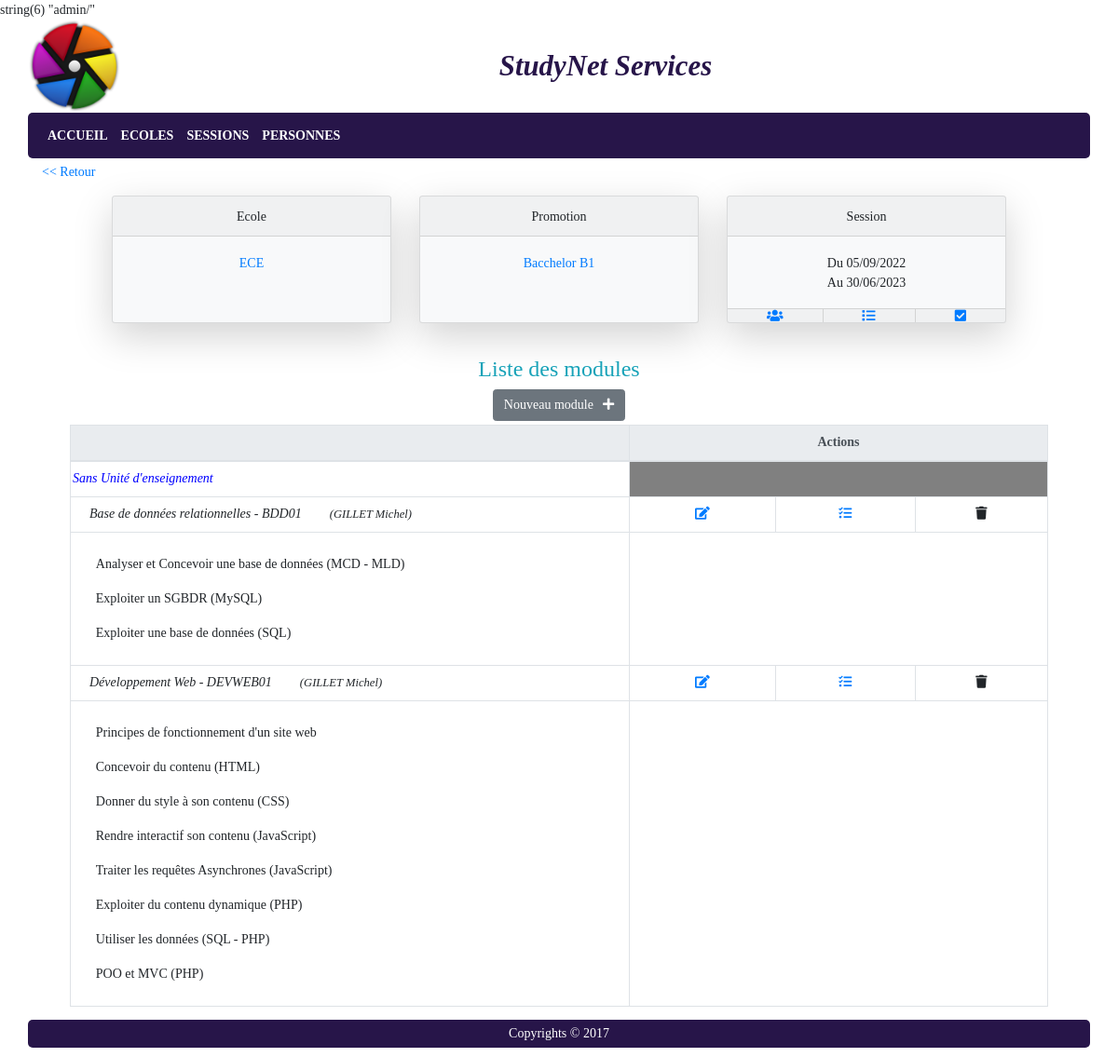
The app's page /index.php?p=periodesformation&a=listemodules&idpf=46 (signed in) with its own data.
### tables this page shows
CREATE TABLE `promotion` (
  `promo_id` int NOT NULL AUTO_INCREMENT,
  `promo_libelle` varchar(50) NOT NULL,
  `eco_id` int NOT NULL,
  PRIMARY KEY (`promo_id`),
  KEY `FK_promotion_eco_id` (`eco_id`),
  CONSTRAINT `FK_promotion_eco_id` FOREIGN KEY (`eco_id`) REFERENCES `ecole` (`eco_id`)
);

CREATE TABLE `ecole` (
  `eco_id` int NOT NULL AUTO_INCREMENT,
  `eco_nom` varchar(50) NOT NULL,
  `eco_logo` varchar(255) DEFAULT NULL,
  PRIMARY KEY (`eco_id`)
);

CREATE TABLE `periodeformation` (
  `pf_id` int NOT NULL AUTO_INCREMENT,
  `pf_datedebut` date NOT NULL,
  `pf_datefin` date NOT NULL,
  `pf_duree` int NOT NULL,
  `promo_id` int NOT NULL,
  `resp_id` int DEFAULT NULL,
  `statpf_id` int NOT NULL DEFAULT '1',
  PRIMARY KEY (`pf_id`),
  KEY `FK_periodeformation_promo_id` (`promo_id`),
  KEY `FK_PERFOR_RESP` (`resp_id`),
  KEY `FK_PF_STATPF` (`statpf_id`),
  CONSTRAINT `FK_PERFOR_RESP` FOREIGN KEY (`resp_id`) REFERENCES `responsablePedago` (`resp_id`),
  CONSTRAINT `FK_periodeformation_promo_id` FOREIGN KEY (`promo_id`) REFERENCES `promotion` (`promo_id`),
  CONSTRAINT `FK_PF_STATPF` FOREIGN KEY (`statpf_id`) REFERENCES `statutpf` (`statpf_id`)
);

CREATE TABLE `module` (
  `mod_id` int NOT NULL AUTO_INCREMENT,
  `mod_libelle` varchar(200) NOT NULL,
  `mod_code` varchar(20) DEFAULT NULL,
  `mod_details` text,
  `mod_duree` int NOT NULL,
  `unit_id` int DEFAULT NULL,
  PRIMARY KEY (`mod_id`),
  KEY `FK_MOD_UNIT` (`unit_id`),
  CONSTRAINT `FK_MOD_UNIT` FOREIGN KEY (`unit_id`) REFERENCES `uniteenseignement` (`unit_id`)
);

CREATE TABLE `personne` (
  `pers_id` int NOT NULL AUTO_INCREMENT,
  `pers_nom` varchar(50) NOT NULL,
  `pers_prenom` varchar(50) NOT NULL,
  `pers_email` varchar(250) DEFAULT NULL,
  `us_id` int DEFAULT NULL,
  PRIMARY KEY (`pers_id`),
  KEY `FK_PERS_USER` (`us_id`),
  CONSTRAINT `FK_PERS_USER` FOREIGN KEY (`us_id`) REFERENCES `userAuth` (`us_id`)
);

CREATE TABLE `contenumodule` (
  `cmod_id` int NOT NULL AUTO_INCREMENT,
  `cmod_libelle` varchar(250) NOT NULL,
  `cmod_details` text,
  `cmod_chrono` tinyint NOT NULL,
  `mod_id` int NOT NULL,
  PRIMARY KEY (`cmod_id`),
  KEY `FK_contenumodule_mod_id` (`mod_id`),
  CONSTRAINT `FK_contenumodule_mod_id` FOREIGN KEY (`mod_id`) REFERENCES `module` (`mod_id`)
);

### core/views/admin/view_listemodulespf.php (the view, shortened to what the rows shown need)
<section id="content_body" class="container">
	<div class="col-12">
		<table class="table table-bordered table-hover table-responsive-md">
			<thead class="thead-light">
			<tr>
				<th style="width: 600px;"></th>
				<th style="width: 100px;" colspan="4">Actions</th>
			</tr>
			</thead>
			<tbody>
			<?php
				$script = '';
				if (isset($listeUnitesEnseignement)){
					if (count($listeUnitesEnseignement) == 0){
						$script .= '<tr><td colspan="8">Aucune donnée disponible !</td></tr>';
					}else{
						foreach ($listeUnitesEnseignement as $uniteenseignement){
							$script .= '<tr><td style="font-style: italic; color: blue; text-align: left; padding-left: 2px">'.$uniteenseignement->getLibelle().'</td>';
							$script .= '<td style="background-color: gray" colspan="4"></td></tr>';
							if (isset($listeModules)){
								foreach ($listeModules as $module){
									if ($uniteenseignement->equals($module->getUniteEnseignement())){
										$script .= '<tr>';
										$script .= '<td style="font-style: italic; text-align: left; padding-left: 20px">'.$module->getLibelle().($module->getCode() != ''?' - '.$module->getCode():'').'<span class="intervenant">'.$module->getIntervenant().'</span></td>';
										$script .= '<td><a href="index.php?p=periodesformation&a=editmodule&idpf='.$pf->getId().'&idmodule='.$module->getId().'" title="Editer le module"><span class="fa fa-edit"></span></a></td>';
										$script .= '<td><a href="index.php?p=periodesformation&a=editcontenumodule&idpf='.$pf->getId().'&idmodule='.$module->getId().'" title="Gérer le contenu du module"><span class="fa fa-tasks"></span></a></td>';
										$script .= '<td><a style="cursor: pointer" data-name="dropmodule" data-id="'.$module->getId().'" title="Supprimer le module"><span class="fa fa-trash"></span></a></td>';
										$script .= '</tr>';
										if ($module->hasContenu()){
											$script .= '<tr>';
											$script .= '<td>';
											$script .= '<table style="width: 98%; border: none; margin: 5px auto">';
											foreach ($module->getContenu() as $contenuModule){
												$script .= '<tr class="lignetab">';
												$script .= '<td style="border: none; text-align: left">'.$contenuModule->getLibelle().'</td>';
												$script .= '</tr>';
											}
											$script .= '</table>';
											$script .= '</td>';
											$script .= '</tr>';
										}
									}
								}
							}
						}
					}
				}
				print($script);
			?>
			</tbody>
		</table>
	</div>
</section>

### core/views/admin/view_enteteperiodesformations.php (shortened to what the rows shown need)
<section class="container content_body">
	<section class="row card-deck justify-content-center">
		<div class="card bg-light mb-4 shadow-lg text-center" style="max-width: 300px">
			<div class="card-body">
				<?php
					if (is_null($promo)){
						print('<a href="index.php?p=ecoles" class="card-link">Toutes</a>');
					}else{
						print('<a href="index.php?p=promotions&idecole='.$promo->getIdEcole().'">'.Ecole::getById($promo->getIdEcole())->getNom().'</a>');
					}
				?>
			</div>
		</div>
		<div class="card bg-light mb-4 shadow-lg text-center" style="max-width: 300px">
			<div class="card-body">
				<?php
					if (is_null($promo)){
						print('<a href="index.php?p=promotions" class="card-link">Toutes</a>');
					}else {
						if ($action != 'listepf'){
							print('<a href="index.php?p=periodesformation&a=listepf&idpromo='.$promo->getId().'">'.$promo->getLibelle().'</a>');
						}else{
							print($promo->getLibelle());
						}
					}
				?>
			</div>
		</div>
		<?php
			if (!is_null($pf)){
			?>
			<div class="card bg-light mb-4 shadow-lg text-center" style="max-width: 300px">
				<div class="card-header">Session</div>
				<div class="card-body">
					<p class="card-text">Du <?php print($pf->getDateDebut()); ?><br />Au <?php print($pf->getDateFin()); ?></p>
				</div>
				<div class="card-footer">
					<span><a href="index.php?p=periodesformation&a=listeetudiants&idpf=<?=$pf->getId()?>" title="Liste des étudiants"><span class="fas fa-users align-middle"></span></a></span>
					<span><a href="index.php?p=periodesformation&a=listemodules&idpf=<?=$pf->getId()?>" title="Liste des modules"><span class="fas fa-list align-middle"></span></a></span>
					<span><a href="index.php?p=periodesformation&a=participations&idpf=<?=$pf->getId()?>" title="Gérer la participation des étudiants aux modules"><span class="fas fa-check-square align-middle"></span></a></span>
				</div>
			</div>
			<?php
			}
		?>
	</section>
</section>

### records on screen
promotion: eco.eco_nom "ECE", promo_libelle "Bacchelor B1"
periodeformation: pf_datedebut "05/09/2022", pf_datefin "30/06/2023"
module: mod_libelle "Base de données relationnelles", mod_code "BDD01"
personne: $module->getIntervenant() "GILLET Michel"
contenumodule: cmod_libelle "Analyser et Concevoir une base de données (MCD - MLD)"
contenumodule: cmod_libelle "Exploiter un SGBDR (MySQL)"
contenumodule: cmod_libelle "Exploiter une base de données (SQL)"
module: mod_libelle "Développement Web", mod_code "DEVWEB01"
contenumodule: cmod_libelle "Principes de fonctionnement d'un site web"
contenumodule: cmod_libelle "Concevoir du contenu (HTML)"
contenumodule: cmod_libelle "Donner du style à son contenu (CSS)"
contenumodule: cmod_libelle "Rendre interactif son contenu (JavaScript)"
contenumodule: cmod_libelle "Traiter les requêtes Asynchrones (JavaScript)"
contenumodule: cmod_libelle "Exploiter du contenu dynamique (PHP)"
contenumodule: cmod_libelle "Utiliser les données (SQL - PHP)"
contenumodule: cmod_libelle "POO et MVC (PHP)"

### other values on screen
$pageTitle "StudyNet Services"
$this->libelle "ACCUEIL"
$this->libelle "ECOLES"
$this->libelle "SESSIONS"
$this->libelle "PERSONNES"
$uniteenseignement->getLibelle() "Sans Unité d'enseignement"
